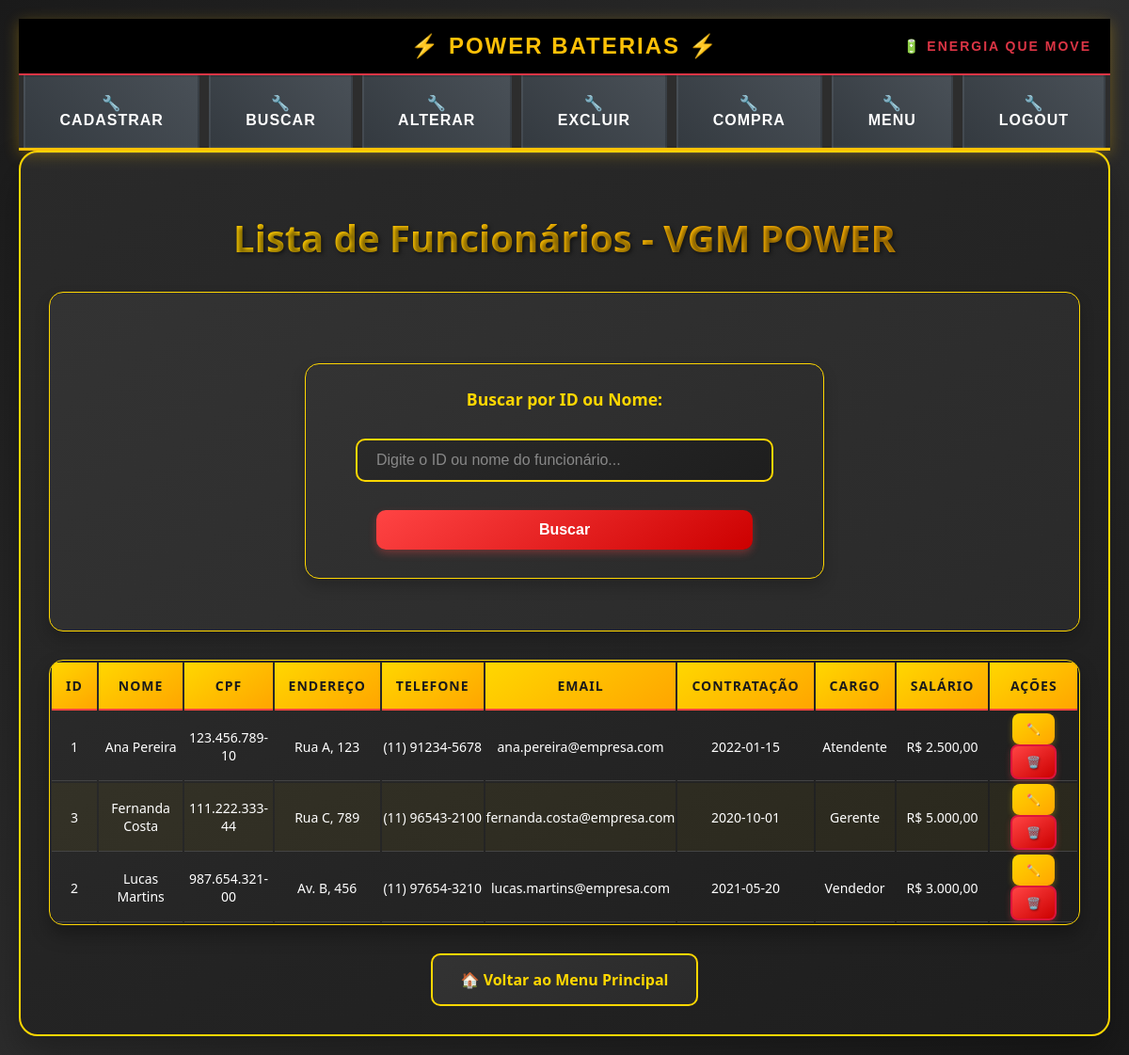
The app's page /Telas/buscar_funcionario.php (signed in) with its own data.
### tables this page shows
CREATE TABLE `funcionario` (
  `id_funcionario` int NOT NULL AUTO_INCREMENT,
  `nome_funcionario` varchar(100) NOT NULL,
  `cpf` varchar(14) NOT NULL,
  `endereco` varchar(255) DEFAULT NULL,
  `telefone` varchar(20) DEFAULT NULL,
  `email` varchar(100) DEFAULT NULL,
  `dataDeContratacao` date DEFAULT NULL,
  `cargo` varchar(50) DEFAULT NULL,
  `salario` decimal(10,2) DEFAULT NULL,
  PRIMARY KEY (`id_funcionario`),
  UNIQUE KEY `email` (`email`)
);

### Telas/buscar_funcionario.php (the view, shortened to what this page needs)
<?php
require_once 'menudrop.php';
if ($_SERVER["REQUEST_METHOD"] == "POST" && !empty($_POST['busca'])) {
    $busca = trim($_POST['busca']);
    if (is_numeric($busca)) {
        $sql = "SELECT * FROM funcionario WHERE id_funcionario = :busca ORDER BY nome_funcionario ASC";
        $stmt = $pdo->prepare($sql);
        $stmt->bindParam(':busca', $busca, PDO::PARAM_INT);
    } else {
        $sql = "SELECT * FROM funcionario WHERE nome_funcionario LIKE :busca_nome ORDER BY nome_funcionario ASC";
        $stmt = $pdo->prepare($sql);
        $stmt->bindValue(':busca_nome', "$busca%", PDO::PARAM_STR);
    }
} else {
    $sql = "SELECT * FROM funcionario ORDER BY nome_funcionario ASC";
    $stmt = $pdo->prepare($sql);
}
$stmt->execute();
$usuarios = $stmt->fetchAll(PDO::FETCH_ASSOC);
?>
<!DOCTYPE html>
<html lang="pt-br">
<head>
    <link rel="stylesheet" href="../CSS/busca.css">
</head>
<body>
    <div class="container">
        <h2>Lista de Funcionários - VGM POWER</h2>
        <div class="search-section">
            <form method="POST" action="buscar_funcionario.php" class="search-form">
                <label for="busca">Buscar por ID ou Nome:</label>
                <input type="text" id="busca" name="busca" placeholder="Digite o ID ou nome do funcionário..." >
                <button type="submit">Buscar</button>
            </form>
        </div>
        <?php if (!empty($usuarios)): ?>
            <div class="table-container">
                <table>
                    <thead>
                        <tr>
                            <th>ID</th>
                            <th>Nome</th>
                            <th>CPF</th>
                            <th>Endereço</th>
                            <th>Telefone</th>
                            <th>Email</th>
                            <th>Contratação</th>
                            <th>Cargo</th>
                            <th>Salário</th>
                            <th>Ações</th>
                        </tr>
                    </thead>
                    <tbody>
                        <?php foreach ($usuarios as $usuario): ?>
                            <tr>
                                <td><?=htmlspecialchars($usuario['id_funcionario']); ?></td>
                                <td><?=htmlspecialchars($usuario['nome_funcionario']); ?></td>
                                <td><?=htmlspecialchars($usuario['cpf']); ?></td>
                                <td><?=htmlspecialchars($usuario['endereco']); ?></td>
                                <td><?=htmlspecialchars($usuario['telefone']); ?></td>
                                <td><?=htmlspecialchars($usuario['email']); ?></td>
                                <td><?=htmlspecialchars($usuario['dataDeContratacao']); ?></td>
                                <td><?=htmlspecialchars($usuario['cargo']); ?></td>
                                <td>R$ <?=number_format($usuario['salario'], 2, ',', '.'); ?></td>
                                <td>
                                <a href="alterar_funcionario.php?id=<?=htmlspecialchars($usuario['id_funcionario'])?>" class="action-btn edit-btn ">
                                    <a href="excluir_funcionario.php?id=<?=$usuario['id_funcionario']; ?>" class="action-btn delete-btn" onclick="return confirm('⚠️ Tem certeza que deseja excluir este funcionário?')">
                                </td>
                            </tr>
                        <?php endforeach; ?>
                    </tbody>
                </table>
            </div>
        <?php else: ?>
            <div class="no-results">
                <p>Nenhum funcionário encontrado.</p>
            </div>
        <?php endif; ?>
        <div style="text-align: center;">
            <a href="principal.php" class="back-btn">Voltar ao Menu Principal</a>
        </div>
    </div>
</body>
</html>

### CSS/styles.css (style rules this page uses)
body { font-family: Arial, sans-serif; background-color: #f4f4f4; text-align: center; }
input, button { width: 100%; padding: 10px; margin: 5px 0; }
form { width: 500px; margin: 50px auto; padding: 20px; background-color: #f9f9f9; border-radius: 10px; box-shadow: 0px 0px 10px rgba(0, 0, 0, 0.1); display: flex; flex-direction: column; align-items: center; }
label { display: block; font-weight: bold; margin-bottom: 5px; }
input[type="text"], input[type="email"], input[type="password"], select { width: 80%; padding: 8px; margin-bottom: 10px; border: 1px solid #ccc; border-radius: 5px; font-size: 16px; }
button { width: 80%; padding: 10px; background-color: #007bff; color: white; border: none; border-radius: 5px; font-size: 16px; cursor: pointer; transition: 0.3s; }

### CSS/busca.css (style rules this page uses)
body { font-family: 'Segoe UI', Tahoma, Geneva, Verdana, sans-serif; background: linear-gradient(135deg, #1a1a1a 0%, #2d2d2d 50%, #1a1a1a 100%); margin: 0; padding: 20px; min-height: 100vh; color: #ffffff; }
.container { max-width: 1200px; margin: 0 auto; background: linear-gradient(145deg, #2a2a2a, #1e1e1e); border-radius: 20px; padding: 30px; box-shadow: 0 20px 40px rgba(0,0,0,0.3), inset 0 1px 0 rgba(255,255,255,0.1); border: 2px solid #FFD700; }
h2 { text-align: center; margin-bottom: 30px; color: #FFD700; font-size: 2.5em; font-weight: bold; text-shadow: 2px 2px 4px rgba(0,0,0,0.5); background: linear-gradient(45deg, #FFD700, #FFA500); -webkit-background-clip: text; -webkit-text-fill-color: transparent; background-clip: text; }
.search-section, form { background: linear-gradient(145deg, #333333, #2a2a2a); padding: 25px; border-radius: 15px; margin-bottom: 30px; border: 1px solid #FFD700; box-shadow: 0 8px 16px rgba(0,0,0,0.2); }
.search-section label, label { display: block; margin-bottom: 10px; color: #FFD700; font-weight: bold; font-size: 1.1em; }
.search-form { display: flex; gap: 15px; align-items: center; justify-content: center; flex-wrap: wrap; }
input[type="text"] { padding: 12px 20px; border-radius: 10px; border: 2px solid #FFD700; background: linear-gradient(145deg, #2a2a2a, #1e1e1e); color: #ffffff; font-size: 16px; min-width: 250px; transition: all 0.3s ease; }
input[type="text"]::placeholder { color: #888; }
button { padding: 12px 25px; border-radius: 10px; border: none; background: linear-gradient(145deg, #FF4444, #CC0000); color: white; cursor: pointer; font-size: 16px; font-weight: bold; transition: all 0.3s ease; box-shadow: 0 4px 8px rgba(255, 68, 68, 0.3); }
.table-container { background: linear-gradient(145deg, #2a2a2a, #1e1e1e); border-radius: 15px; overflow: hidden; box-shadow: 0 10px 20px rgba(0,0,0,0.3); border: 1px solid #FFD700; }
table { width: 100%;; }
th { background: linear-gradient(145deg, #FFD700, #FFA500); color: #1a1a1a; padding: 15px; text-align: center; font-weight: bold; font-size: 14px; text-transform: uppercase; letter-spacing: 1px; border-bottom: 2px solid #FF4444; }
td { padding: 1px; text-align: center; border-bottom: 1px solid #444; color: #ffffff; font-size: 14px; }
tr:nth-child(even) { background: rgba(255, 212, 0, 0.05); }
.action-btn { padding: 8px 15px; border-radius: 8px; text-decoration: none; color: white; font-size: 12px; font-weight: bold; margin: 0 3px; display: inline-block; transition: all 0.3s ease; text-transform: uppercase; letter-spacing: 0.5px; }
.edit-btn { background: linear-gradient(145deg, #ffd700, #ffa500); color: #1a1a1a; box-shadow: 0 3px 6px rgba(255, 212, 0, 0.3); }
.edit-btn::before { content: "✏️"; }
.delete-btn { background: linear-gradient(145deg, #ff4444, #cc0000); box-shadow: 0 3px 6px rgba(255, 68, 68, 0.3); border: 2px solid #dc143c; text-shadow: 1px 1px 2px rgba(0, 0, 0, 0.5); }
.delete-btn::before { content: "🗑️"; }
.back-btn { display: inline-block; margin-top: 30px; padding: 15px 30px; border-radius: 10px; text-decoration: none; background: linear-gradient(145deg, #333333, #2a2a2a); color: #FFD700; font-weight: bold; border: 2px solid #FFD700; transition: all 0.3s ease; font-size: 16px; }
.container .back-btn::before { content: "🏠 "; }

### Telas/menudrop.php (style rules this page uses)
body { margin: 0; padding: 0; background: linear-gradient(135deg, #2c3e50 0%, #34495e 100%); min-height: 100vh; }

### records on screen
funcionario: id_funcionario "1", nome_funcionario "Ana Pereira", cpf "123.456.789-10", endereco "Rua A, 123", telefone "(11) 91234-5678", email "ana.pereira@empresa.com", dataDeContratacao "2022-01-15", cargo "Atendente", salario "2.500,00"
funcionario: id_funcionario "3", nome_funcionario "Fernanda Costa", cpf "111.222.333-44", endereco "Rua C, 789", telefone "(11) 96543-2100", email "fernanda.costa@empresa.com", dataDeContratacao "2020-10-01", cargo "Gerente", salario "5.000,00"
funcionario: id_funcionario "2", nome_funcionario "Lucas Martins", cpf "987.654.321-00", endereco "Av. B, 456", telefone "(11) 97654-3210", email "lucas.martins@empresa.com", dataDeContratacao "2021-05-20", cargo "Vendedor", salario "3.000,00"

### other values on screen
$categoria "CADASTRAR"
$categoria "BUSCAR"
$categoria "ALTERAR"
$categoria "EXCLUIR"
$categoria "COMPRA"
$categoria "MENU"
$categoria "LOGOUT"
